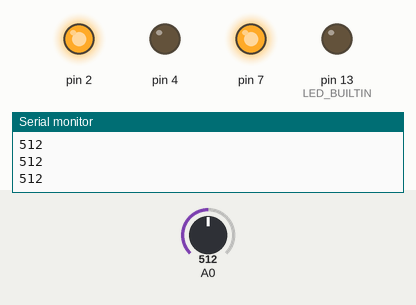
This sketch was run on a simulated Arduino Uno, built with avr-gcc and run on an emulated ATmega328P. Shown: output pins drawn as LEDs (lit = HIGH), the last lines printed to the serial monitor. Inputs (shaded band) come from the test bench; at power-on: A0 = 512. Pins used as bus, display or sensor lines are not drawn.

Above: at 1.2 s.
1.3 s: A0 set to 783
2.8 s: A0 set to 819
At 3.5 s:
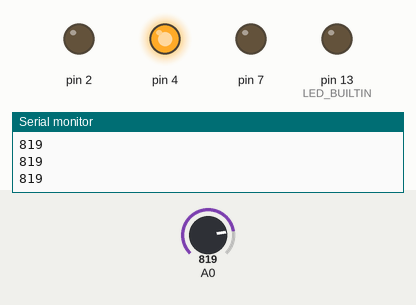
4.3 s: A0 set to 790
At 4.8 s:
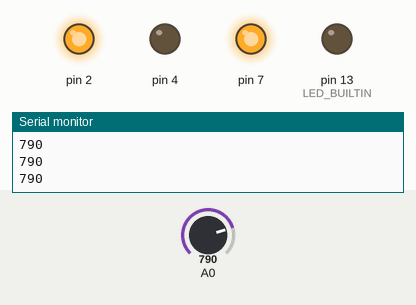
5.8 s: A0 set to 810
At 6.9 s:
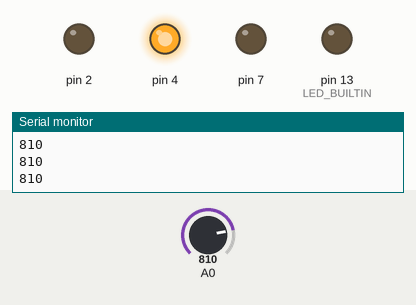
Timing chart, 0 to 8.3 s (numbered marks = the images above; inputs shaded):
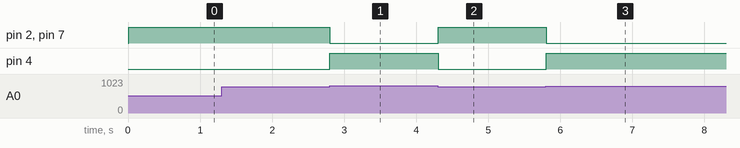

Measured:
- the behaviour switches between 800 and 801 on A0 (found by bisection; images 0 and 1)
- after the input at 2.8 s, pin 2, pin 7: HIGH → LOW at once; pin 4: LOW → HIGH at once
- after the input at 4.3 s, pin 2, pin 7: LOW → HIGH at once; pin 4: HIGH → LOW at once
- after the input at 5.8 s, pin 2, pin 7: HIGH → LOW at once; pin 4: LOW → HIGH at once

The sketch:

IRRIGATION.ino
```cpp
// C++ code
// Code written by AGNEAY B NAIR
int sensor;
const int powerpin = 12;
const int delayTime =1000;
void setup()
{
  pinMode(LED_BUILTIN, OUTPUT);
  Serial.begin(9600);
  pinMode(powerpin,OUTPUT);
  pinMode(2,OUTPUT);
  pinMode(4,OUTPUT);
  pinMode(7,OUTPUT);
}

void loop()
{
  digitalWrite(LED_BUILTIN,LOW);

  digitalWrite(powerpin,HIGH);
  delay(10);
  sensor = analogRead(A0);
  digitalWrite(powerpin,LOW);
  Serial.println(sensor);
  if (sensor >800){
    digitalWrite(4,HIGH);
    digitalWrite(7,LOW);
    digitalWrite(2,LOW);

  }else{
    digitalWrite(7,HIGH);
    digitalWrite(4,LOW);
    digitalWrite(2,HIGH);
  }
}
```
